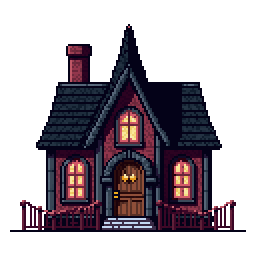
#> input picture game/tools/.t1_pian_src/bana_house_ext.png, 128 x 128 px (shown 2 times larger)
$ python tab_icon_crop.py .t1_pian_src/bana_house_ext.png .t1_pian_src/cafe_cabinet.png 5 5
#> lines starting #> are read from the running program, lines starting #| are printed output that depends on the picture; after the words box and inside, x2 and y2 are one past the last pixel; in counts of white or black regions, pixels touching at a corner belong together
#!/usr/bin/env python3
# 탭 아이콘 글루 — PixelLab 128² 원본을 24×24 UI 아이콘으로 변환.
# 도구 아이콘(assets/tools/)과 동일 파이프라인: alpha bbox crop → BOX uniform-fit
# → 24×24 캔버스 중앙정렬 → 하드 알파(반투명 정리, 청키 픽셀 경계 보존).
# 사용: python3 tools/tab_icon_crop.py <src.png> <dst.png> [target] [pad]
import sys
from PIL import Image


def process(src: str, dst: str, target: int = 24, pad: int = 2) -> None:
#> called with src = '.t1_pian_src/bana_house_ext.png', dst = '.t1_pian_src/cafe_cabinet.png', target = 5, pad = 5
    im = Image.open(src).convert("RGBA")
#> im is the input picture: PIL image 128x128 RGBA; mean R, G, B, A 21.9, 14.2, 21.4, 107.4
    # 1) 알파 bbox 크롭(피사체만 남김 — 여백 제거)
    mask = im.getchannel("A").point(lambda a: 255 if a > 40 else 0)
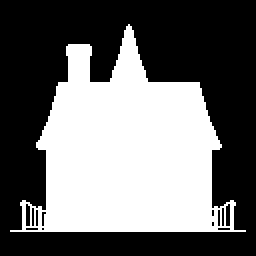
#> mask: PIL image 128x128 L (shown 2 times larger); 42.1% white; 1 white region, box (x1, y1, x2, y2) and area: (5, 12, 123, 116) 6903
    bbox = mask.getbbox()
#> bbox = (5, 12, 123, 116)
    if bbox:
        im = im.crop(bbox)
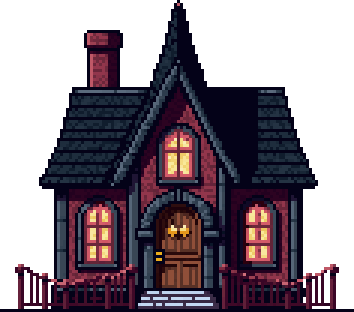
#> im: PIL image 118x104 RGBA (shown 3 times larger); mean R, G, B, A 29.2, 19, 28.5, 143.4; transparent parts drawn white
    # 2) uniform-fit(비율 유지, inner=target-2*pad 안에) — BOX 다운샘플(픽셀아트 축소)
    inner = target - 2 * pad
    w, h = im.size
#> w = 118; h = 104
    scale = min(inner / w, inner / h)
#> scale = -0.0481
    nw, nh = max(1, round(w * scale)), max(1, round(h * scale))
#> nw = 1; nh = 1
    im = im.resize((nw, nh), Image.BOX)
    # 3) 하드 알파(반투명 → 불투명/투명 이분, 청키 경계)
    a = im.getchannel("A").point(lambda v: 255 if v >= 110 else 0)
    im.putalpha(a)
    # 4) 24×24 투명 캔버스 중앙정렬
    canvas = Image.new("RGBA", (target, target), (0, 0, 0, 0))
    canvas.paste(im, ((target - nw) // 2, (target - nh) // 2), im)
    canvas.save(dst)
    print(f"{dst}  {canvas.size}  (content {nw}x{nh})")
#| .t1_pian_src/cafe_cabinet.png  (5, 5)  (content 1x1)


if __name__ == "__main__":
    t = int(sys.argv[3]) if len(sys.argv) > 3 else 24
    p = int(sys.argv[4]) if len(sys.argv) > 4 else 2
    process(sys.argv[1], sys.argv[2], t, p)

$ run again, on game/tools/.t1_pian_src/house_bookshelf.png
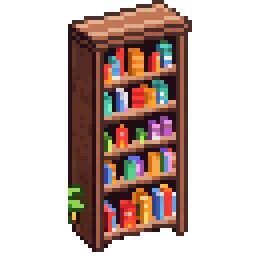
#> input picture game/tools/.t1_pian_src/house_bookshelf.png, 64 x 64 px (shown 4 times larger)
#> in process, im is the input picture: PIL image 64x64 RGBA; mean R, G, B, A 50.3, 32.6, 27.1, 105.9
#> in process, `mask = im.getchannel("A").point(lambda a: 255 if a > 40 else 0)`:
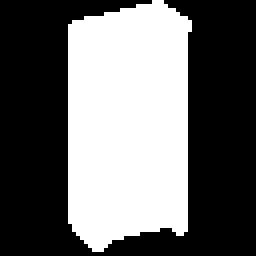
#> mask: PIL image 64x64 L (shown 4 times larger); 41.5% white; 1 white region, box (x1, y1, x2, y2) and area: (17, 0, 48, 63) 1701
#> bbox = (17, 0, 48, 63)
#> in process, `im = im.crop(bbox)`:
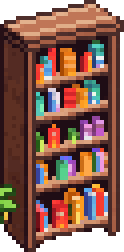
#> im: PIL image 31x63 RGBA (shown 4 times larger); mean R, G, B, A 105.5, 68.3, 56.9, 222.1; transparent parts drawn white
#| .t1_pian_src/house_bookshelf.png  (5, 5)  (content 1x1)
